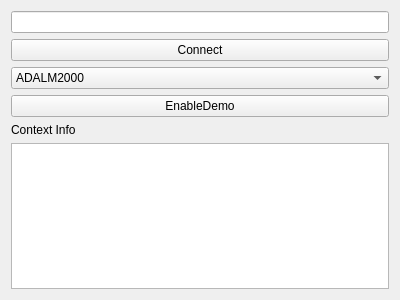
<?xml version="1.0" encoding="UTF-8"?>
<ui version="4.0">
 <class>AddContextOrDemoInfoPage</class>
 <widget class="QWidget" name="AddContextOrDemoInfoPage">
  <property name="geometry">
   <rect>
    <x>0</x>
    <y>0</y>
    <width>400</width>
    <height>300</height>
   </rect>
  </property>
  <property name="windowTitle">
   <string>Form</string>
  </property>
  <layout class="QVBoxLayout" name="verticalLayout">
   <item>
    <widget class="QLineEdit" name="editUri"/>
   </item>
   <item>
    <widget class="QPushButton" name="btnConnect">
     <property name="text">
      <string>Connect</string>
     </property>
    </widget>
   </item>
   <item>
    <widget class="QComboBox" name="cmbDemo">
     <item>
      <property name="text">
       <string>ADALM2000</string>
      </property>
     </item>
    </widget>
   </item>
   <item>
    <widget class="QPushButton" name="btnEnableDemo">
     <property name="text">
      <string>EnableDemo</string>
     </property>
    </widget>
   </item>
   <item>
    <widget class="QLabel" name="label">
     <property name="text">
      <string>Context Info</string>
     </property>
    </widget>
   </item>
   <item>
    <widget class="QTextBrowser" name="ctxInfoBrowser"/>
   </item>
   <item>
    <spacer name="verticalSpacer">
     <property name="orientation">
      <enum>Qt::Vertical</enum>
     </property>
     <property name="sizeHint" stdset="0">
      <size>
       <width>20</width>
       <height>40</height>
      </size>
     </property>
    </spacer>
   </item>
  </layout>
 </widget>
 <resources/>
 <connections/>
</ui>
